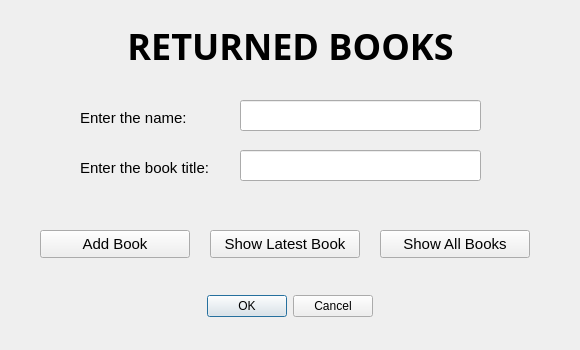
<?xml version="1.0" encoding="UTF-8"?>
<ui version="4.0">
 <class>returnedBooks</class>
 <widget class="QDialog" name="returnedBooks">
  <property name="geometry">
   <rect>
    <x>0</x>
    <y>0</y>
    <width>580</width>
    <height>350</height>
   </rect>
  </property>
  <property name="windowTitle">
   <string>Dialog</string>
  </property>
  <widget class="QDialogButtonBox" name="buttonBox">
   <property name="geometry">
    <rect>
     <x>204</x>
     <y>290</y>
     <width>171</width>
     <height>32</height>
    </rect>
   </property>
   <property name="orientation">
    <enum>Qt::Orientation::Horizontal</enum>
   </property>
   <property name="standardButtons">
    <set>QDialogButtonBox::StandardButton::Cancel|QDialogButtonBox::StandardButton::Ok</set>
   </property>
   <property name="centerButtons">
    <bool>true</bool>
   </property>
  </widget>
  <widget class="QLineEdit" name="personNameLineEdit">
   <property name="geometry">
    <rect>
     <x>240</x>
     <y>100</y>
     <width>241</width>
     <height>31</height>
    </rect>
   </property>
   <property name="font">
    <font>
     <pointsize>11</pointsize>
    </font>
   </property>
  </widget>
  <widget class="QLineEdit" name="bookNameLineEdit">
   <property name="geometry">
    <rect>
     <x>240</x>
     <y>150</y>
     <width>241</width>
     <height>31</height>
    </rect>
   </property>
   <property name="font">
    <font>
     <pointsize>11</pointsize>
    </font>
   </property>
  </widget>
  <widget class="QPushButton" name="pushButton">
   <property name="geometry">
    <rect>
     <x>40</x>
     <y>230</y>
     <width>150</width>
     <height>28</height>
    </rect>
   </property>
   <property name="font">
    <font>
     <pointsize>11</pointsize>
    </font>
   </property>
   <property name="text">
    <string>Add Book</string>
   </property>
  </widget>
  <widget class="QPushButton" name="peekButton">
   <property name="geometry">
    <rect>
     <x>210</x>
     <y>230</y>
     <width>150</width>
     <height>28</height>
    </rect>
   </property>
   <property name="font">
    <font>
     <pointsize>11</pointsize>
    </font>
   </property>
   <property name="text">
    <string>Show Latest Book</string>
   </property>
  </widget>
  <widget class="QLabel" name="nameLabel">
   <property name="geometry">
    <rect>
     <x>80</x>
     <y>110</y>
     <width>131</width>
     <height>16</height>
    </rect>
   </property>
   <property name="font">
    <font>
     <pointsize>11</pointsize>
    </font>
   </property>
   <property name="text">
    <string>Enter the name:</string>
   </property>
  </widget>
  <widget class="QLabel" name="bookLabel">
   <property name="geometry">
    <rect>
     <x>80</x>
     <y>160</y>
     <width>151</width>
     <height>16</height>
    </rect>
   </property>
   <property name="font">
    <font>
     <pointsize>11</pointsize>
    </font>
   </property>
   <property name="text">
    <string>Enter the book title:</string>
   </property>
  </widget>
  <widget class="QLabel" name="bookReservationLabel">
   <property name="geometry">
    <rect>
     <x>0</x>
     <y>10</y>
     <width>581</width>
     <height>71</height>
    </rect>
   </property>
   <property name="font">
    <font>
     <family>Sans Serif Collection</family>
     <pointsize>27</pointsize>
     <bold>true</bold>
    </font>
   </property>
   <property name="text">
    <string>RETURNED BOOKS</string>
   </property>
   <property name="alignment">
    <set>Qt::AlignmentFlag::AlignCenter</set>
   </property>
  </widget>
  <widget class="QPushButton" name="viewStack">
   <property name="geometry">
    <rect>
     <x>380</x>
     <y>230</y>
     <width>150</width>
     <height>28</height>
    </rect>
   </property>
   <property name="font">
    <font>
     <pointsize>11</pointsize>
    </font>
   </property>
   <property name="text">
    <string>Show All Books</string>
   </property>
  </widget>
 </widget>
 <resources/>
 <connections>
  <connection>
   <sender>buttonBox</sender>
   <signal>accepted()</signal>
   <receiver>returnedBooks</receiver>
   <slot>accept()</slot>
   <hints>
    <hint type="sourcelabel">
     <x>248</x>
     <y>254</y>
    </hint>
    <hint type="destinationlabel">
     <x>157</x>
     <y>274</y>
    </hint>
   </hints>
  </connection>
  <connection>
   <sender>buttonBox</sender>
   <signal>rejected()</signal>
   <receiver>returnedBooks</receiver>
   <slot>reject()</slot>
   <hints>
    <hint type="sourcelabel">
     <x>316</x>
     <y>260</y>
    </hint>
    <hint type="destinationlabel">
     <x>286</x>
     <y>274</y>
    </hint>
   </hints>
  </connection>
 </connections>
</ui>
